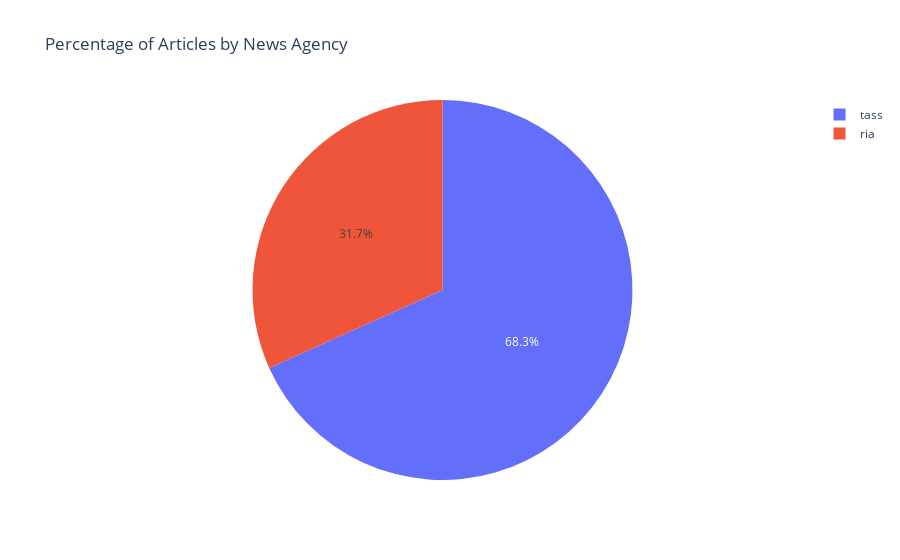

The notebook cell saved with this chart:
### Code cell
articles_count = main_df.agency.value_counts()
percentage = articles_count / articles_count.sum() * 100

fig = go.Figure(data=[go.Pie(labels=percentage.index, values=percentage.values)])
fig.update_layout(title='Percentage of Articles by News Agency')

fig.show()

### Figure 1 — Plotly figure (JSON) as saved in the notebook; plotly's stock layout.template omitted (floating-point values rounded to 4 significant figures)
{"data": [{"labels": ["tass", "ria"], "type": "pie", "values": [68.28, 31.72]}], "layout": {"title": {"text": "Percentage of Articles by News Agency"}}}
